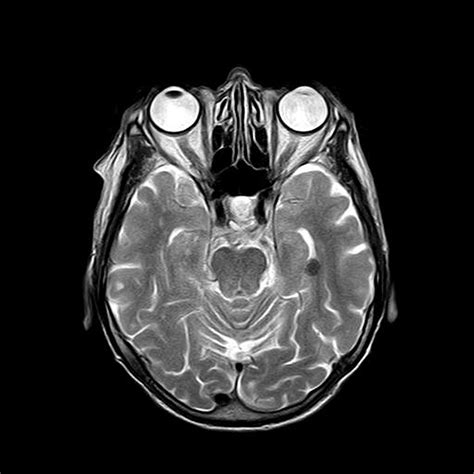
#> input picture assets/mri.jpeg, 474 x 474 px
$ jupyter execute takehome-02.ipynb
#> lines starting #> are read from the running program, lines starting #| are printed output that depends on the picture; after the words box and inside, x2 and y2 are one past the last pixel; in counts of white or black regions, pixels touching at a corner belong together
## Take home assignment 2

[cell 1]
# import dependencies
import cv2
import numpy as np
import matplotlib.pyplot as plt
from random import randrange

### Question 1

Consider an image with 2 objects and a total of 3-pixel values (1 for each object and one for the background).
Add Gaussian noise to the image. Implement and test Otsu’s algorithm with this image.

[cell 2]
# generate an image with two objects
image_size = 512
image = np.zeros((image_size, image_size, 3), dtype=np.uint8)

def generate_random_color():
    return (randrange(256), randrange(256), randrange(256))

# draw a circle
circle_radius = (randrange(image_size // 10, image_size // 4))
circle_center = (randrange(circle_radius, image_size - circle_radius),
                 randrange(circle_radius, image_size - circle_radius))
cv2.circle(image, circle_center, circle_radius, generate_random_color(), -1)
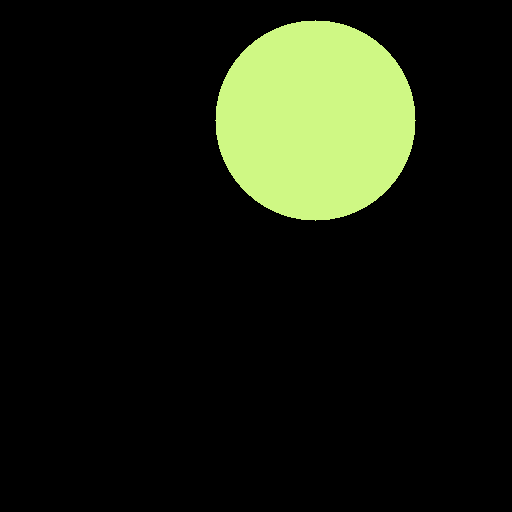
#> image: shape (512, 512, 3); mean of channels 0, 1, 2 15.8, 29.7, 24.8; drawn as B, G, R

# draw a rectangle
rectangle_size = (randrange(image_size // 10, image_size // 4))
rectangle_center = (randrange(rectangle_size, image_size - rectangle_size),
                    randrange(rectangle_size, image_size - rectangle_size))

# make sure the rectangle is not too close to the circle
while (
    abs(rectangle_center[0] - circle_center[0]) < circle_radius + rectangle_size) and (
    abs(rectangle_center[1] - circle_center[1]) < circle_radius + rectangle_size):

    rectangle_center = (randrange(rectangle_size, image_size - rectangle_size),
                        randrange(rectangle_size, image_size - rectangle_size))

cv2.rectangle(image,
              (rectangle_center[0] - rectangle_size,
               rectangle_center[1] - rectangle_size),
              (rectangle_center[0] + rectangle_size,
               rectangle_center[1] + rectangle_size),
              generate_random_color(), -1)
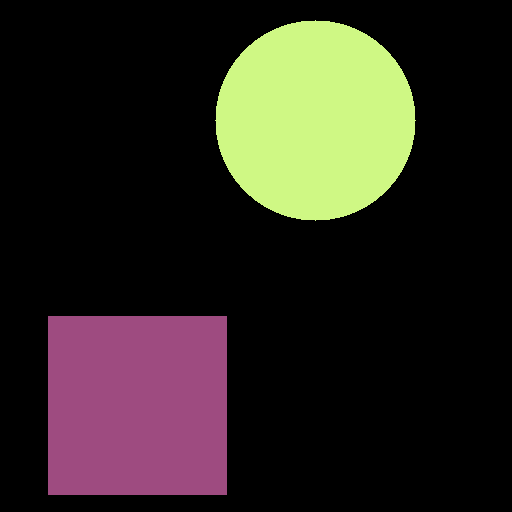
#> image: shape (512, 512, 3); 12.22% of pixels changed, all inside (x1, y1, x2, y2) = (48, 316, 227, 495); drawn as B, G, R

# show image
plt.imshow(image)

[cell 3]
# Add Gaussian noise to the image
noise = np.zeros((image_size, image_size, 3), dtype=np.uint8)
cv2.randn(noise, 0, 100)
noisy_image = cv2.add(image, noise)
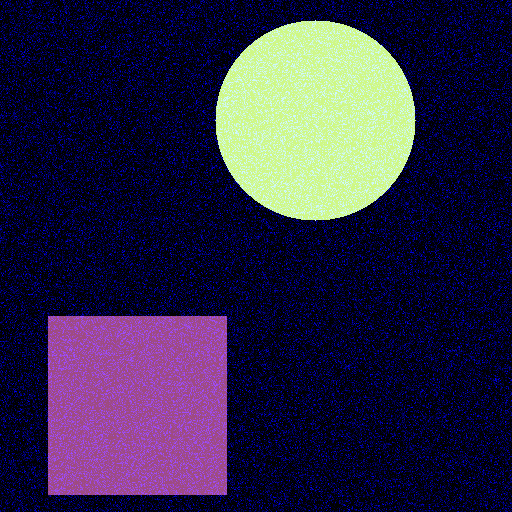
#> noisy_image: shape (512, 512, 3); mean of channels 0, 1, 2 69.9, 38.9, 44.1; drawn as B, G, R

# show noisy image
plt.imshow(noisy_image)

[cell 4]
# Implement otsu thresholding
# convert image to grayscale
gray_image = cv2.cvtColor(noisy_image, cv2.COLOR_BGR2GRAY)
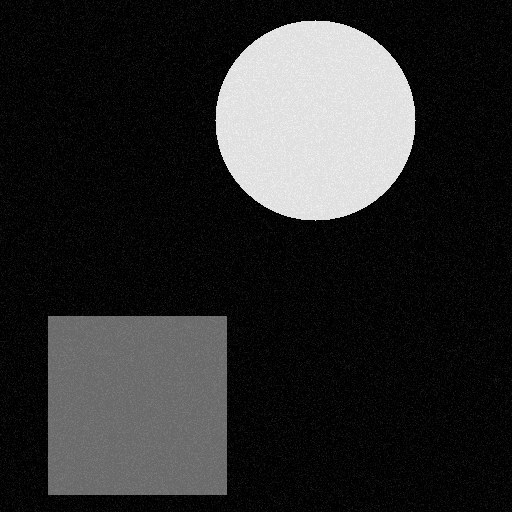
#> gray_image: shape (512, 512); min 0, max 237, mean 44
ret, otsu_threshold = cv2.threshold(gray_image,
                                    0,
                                    255,
                                    cv2.THRESH_BINARY + cv2.THRESH_OTSU)
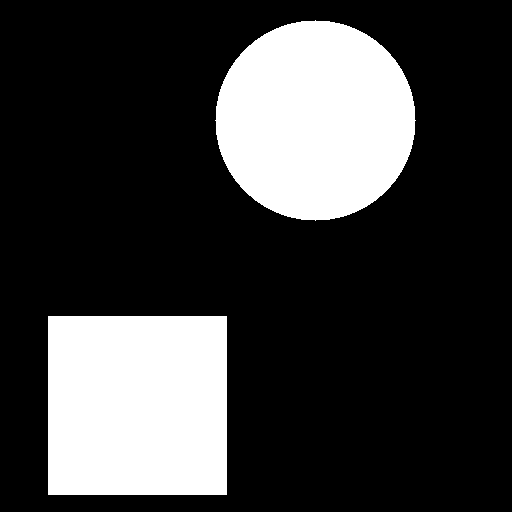
#> otsu_threshold: shape (512, 512); 24.2% white; 2 white regions, box (x1, y1, x2, y2) and area: (48, 316, 227, 495) 32041, (215, 20, 416, 221) 31417
#> ret = 29

# show otsu threshold
plt.imshow(otsu_threshold)

### Question 2

Implement a region-growing technique for image segmentation.

[cell 5]
img = cv2.imread('../assets/mri.jpeg')
#> img is the input picture: shape (474, 474, 3); min 0, max 255, mean 43.7
gray = cv2.cvtColor(img, cv2.COLOR_BGR2GRAY)

# create a mask to mark the selected pixels
mask = np.zeros_like(gray)

# seed points
seeds = [(255, 255)]

# color difference threshold
threshold = 10

[cell 6]
# mark every seed point in mask as 1
for seed in seeds:
    mask[seed[0], seed[1]] = 1

[cell 7]
# 4 connected neighbors
neighbors = [(0, 1), (0, -1), (1, 0), (-1, 0)]

for seed in seeds:
    for neighbor in neighbors:
        coord = {
            'x': seed[0] + neighbor[0],
            'y': seed[1] + neighbor[1]
        }

        # check if the neighbor is out of bounds
        if (coord['x'] < 0 or coord['x'] >= gray.shape[0]) or (
            coord['y'] < 0 or coord['y'] >= gray.shape[1]):
            continue

        # check if the neighbor is already marked
        if mask[coord['x'], coord['y']] != 0:
            continue

        # check if the neighbor is within the threshold
        if (gray[coord['x'], coord['y']] >= (gray[seed[0], seed[1]] - threshold)) and (
            gray[coord['x'], coord['y']] <= (gray[seed[0], seed[1]] + threshold)):

            mask[coord['x'], coord['y']] = 1
            seeds.append((coord['x'], coord['y']))

[cell 8]
fig, ax = plt.subplots(1, 2, figsize=(10, 5))
ax[0].imshow(gray, cmap='gray')
ax[0].set_title('Original')

ax[1].imshow(mask, cmap='gray')
ax[1].set_title('Segmented')

plt.show()
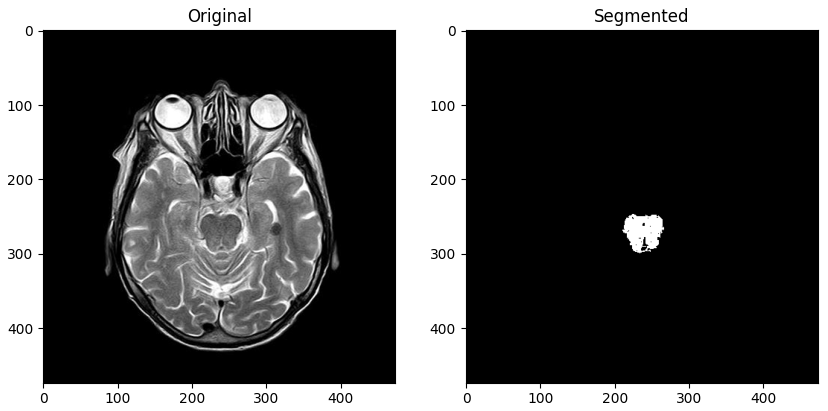
#> figure drawn by matplotlib, 2 panels
